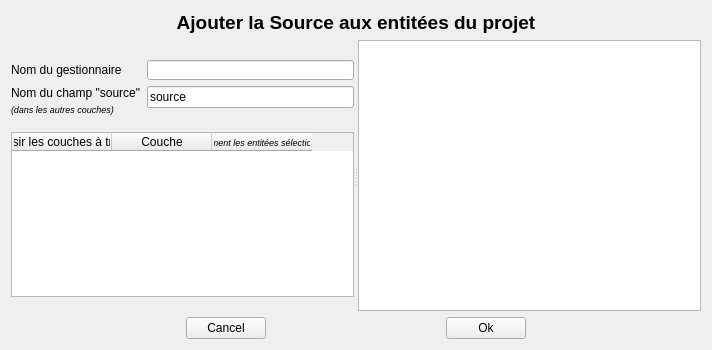
<?xml version="1.0" encoding="UTF-8"?>
<ui version="4.0">
 <class>add_source_form</class>
 <widget class="QWidget" name="add_source_form">
  <property name="geometry">
   <rect>
    <x>0</x>
    <y>0</y>
    <width>712</width>
    <height>350</height>
   </rect>
  </property>
  <property name="windowTitle">
   <string>Ajouter la source aux entitées du projet</string>
  </property>
  <layout class="QVBoxLayout" name="verticalLayout_2">
   <item>
    <widget class="QLabel" name="label_3">
     <property name="maximumSize">
      <size>
       <width>16777215</width>
       <height>50</height>
      </size>
     </property>
     <property name="text">
      <string>&lt;html&gt;&lt;head/&gt;&lt;body&gt;&lt;p align=&quot;center&quot;&gt;&lt;span style=&quot; font-size:14pt; font-weight:600;&quot;&gt;Ajouter la Source aux entitées du projet&lt;/span&gt;&lt;/p&gt;&lt;/body&gt;&lt;/html&gt;</string>
     </property>
    </widget>
   </item>
   <item>
    <widget class="QSplitter" name="splitter">
     <property name="orientation">
      <enum>Qt::Horizontal</enum>
     </property>
     <widget class="QWidget" name="layoutWidget">
      <layout class="QVBoxLayout" name="verticalLayout">
       <item>
        <spacer name="verticalSpacer_3">
         <property name="orientation">
          <enum>Qt::Vertical</enum>
         </property>
         <property name="sizeType">
          <enum>QSizePolicy::Fixed</enum>
         </property>
         <property name="sizeHint" stdset="0">
          <size>
           <width>20</width>
           <height>20</height>
          </size>
         </property>
        </spacer>
       </item>
       <item>
        <layout class="QFormLayout" name="formLayout">
         <item row="0" column="0">
          <widget class="QLabel" name="label">
           <property name="maximumSize">
            <size>
             <width>16777215</width>
             <height>20</height>
            </size>
           </property>
           <property name="text">
            <string>Nom du gestionnaire</string>
           </property>
          </widget>
         </item>
         <item row="0" column="1">
          <widget class="QLineEdit" name="le_source">
           <property name="maximumSize">
            <size>
             <width>16777215</width>
             <height>20</height>
            </size>
           </property>
          </widget>
         </item>
         <item row="1" column="1">
          <widget class="QLineEdit" name="le_source_field">
           <property name="text">
            <string>source</string>
           </property>
          </widget>
         </item>
         <item row="1" column="0">
          <widget class="QLabel" name="label_2">
           <property name="text">
            <string>&lt;html&gt;
&lt;head/&gt;
&lt;body&gt;
&lt;p style=&quot;margin-bottom: 2px;&quot;&gt;Nom du champ &quot;source&quot;&lt;/p&gt;
&lt;p style=&quot;margin-top: 0;&quot;&gt;
&lt;span style=&quot;font-size:7pt; font-style:italic;&quot;&gt;(dans les autres couches)&lt;/span&gt;
&lt;/p&gt;
&lt;/body&gt;
&lt;/html&gt;</string>
           </property>
          </widget>
         </item>
        </layout>
       </item>
       <item>
        <spacer name="verticalSpacer">
         <property name="orientation">
          <enum>Qt::Vertical</enum>
         </property>
         <property name="sizeType">
          <enum>QSizePolicy::Fixed</enum>
         </property>
         <property name="sizeHint" stdset="0">
          <size>
           <width>20</width>
           <height>10</height>
          </size>
         </property>
        </spacer>
       </item>
       <item>
        <widget class="QTableWidget" name="tableWidget">
         <column>
          <property name="text">
           <string>Choisir les couches à traiter</string>
          </property>
         </column>
         <column>
          <property name="text">
           <string>Couche</string>
          </property>
         </column>
         <column>
          <property name="text">
           <string>(Seulement les entitées sélectionnées)</string>
          </property>
          <property name="font">
           <font>
            <pointsize>7</pointsize>
            <italic>true</italic>
           </font>
          </property>
         </column>
        </widget>
       </item>
       <item>
        <spacer name="verticalSpacer_2">
         <property name="orientation">
          <enum>Qt::Vertical</enum>
         </property>
         <property name="sizeHint" stdset="0">
          <size>
           <width>20</width>
           <height>40</height>
          </size>
         </property>
        </spacer>
       </item>
      </layout>
     </widget>
     <widget class="QTextBrowser" name="textBrowser"/>
    </widget>
   </item>
   <item>
    <layout class="QHBoxLayout" name="horizontalLayout_2">
     <item>
      <spacer name="horizontalSpacer">
       <property name="orientation">
        <enum>Qt::Horizontal</enum>
       </property>
       <property name="sizeHint" stdset="0">
        <size>
         <width>40</width>
         <height>20</height>
        </size>
       </property>
      </spacer>
     </item>
     <item>
      <widget class="QPushButton" name="pb_cancel">
       <property name="text">
        <string>Cancel</string>
       </property>
      </widget>
     </item>
     <item>
      <spacer name="horizontalSpacer_2">
       <property name="orientation">
        <enum>Qt::Horizontal</enum>
       </property>
       <property name="sizeHint" stdset="0">
        <size>
         <width>40</width>
         <height>20</height>
        </size>
       </property>
      </spacer>
     </item>
     <item>
      <widget class="QPushButton" name="pb_ok">
       <property name="text">
        <string>Ok</string>
       </property>
      </widget>
     </item>
     <item>
      <spacer name="horizontalSpacer_3">
       <property name="orientation">
        <enum>Qt::Horizontal</enum>
       </property>
       <property name="sizeHint" stdset="0">
        <size>
         <width>40</width>
         <height>20</height>
        </size>
       </property>
      </spacer>
     </item>
    </layout>
   </item>
  </layout>
 </widget>
 <resources/>
 <connections/>
</ui>
